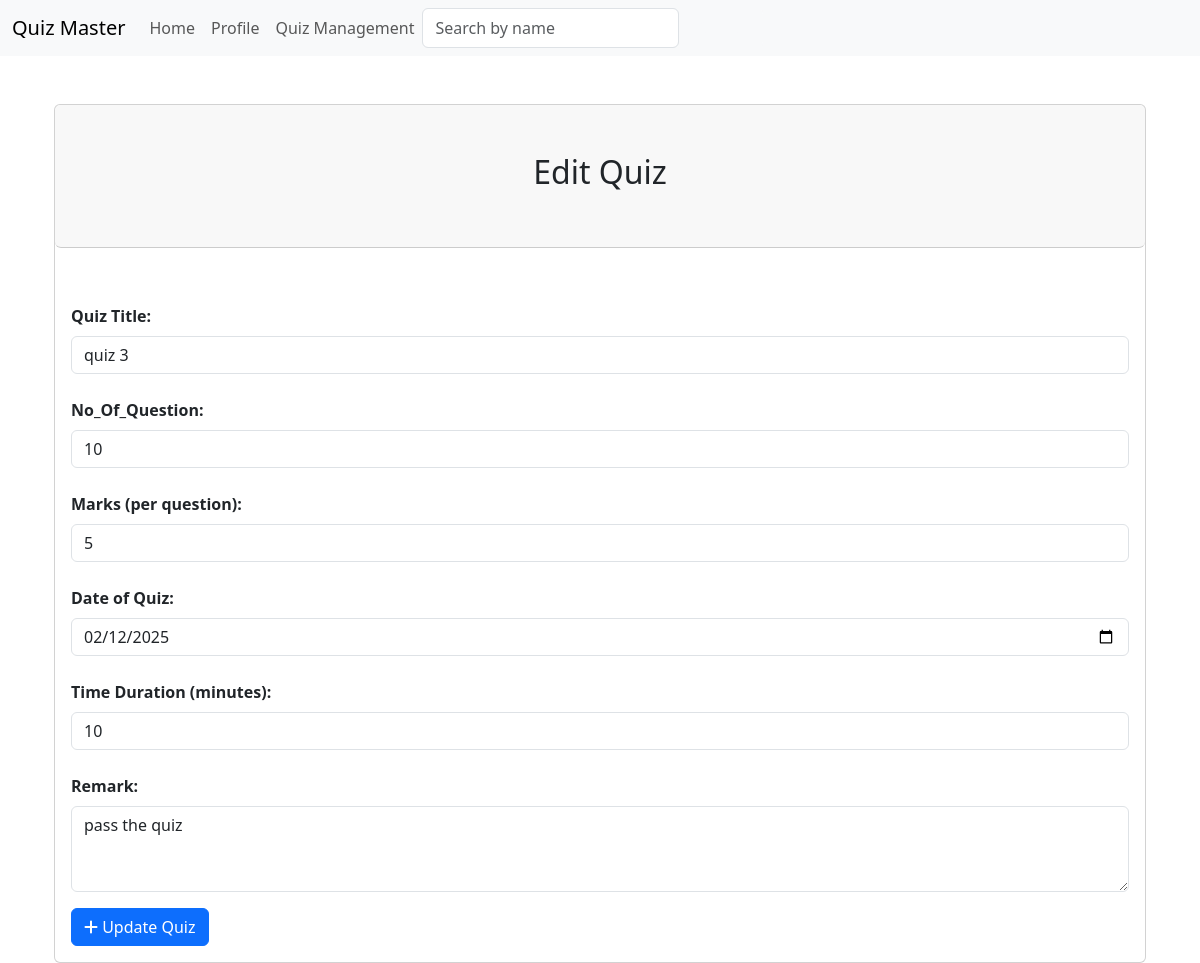
The page /quiz/2/edit (signed in) on the database as committed earlier.
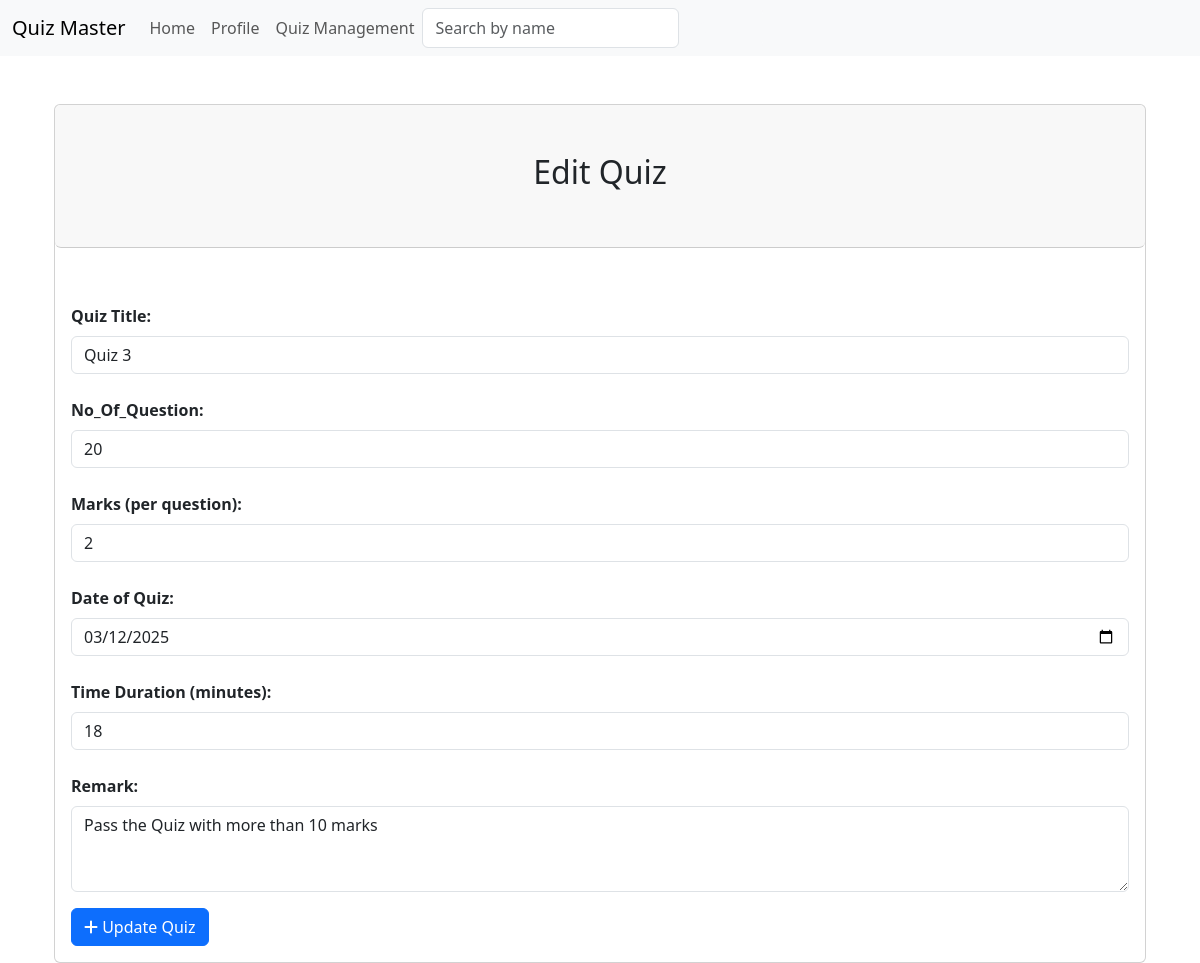
The same page on the database as committed later.
### models.py (models this page shows)
class Quiz(db.Model):
    id = db.Column(db.Integer, primary_key = True)
    name = db.Column(db.String(255), nullable = False)
    no_of_question = db.Column(db.Integer, nullable = False)
    marks = db.Column(db.Integer, nullable = False)
    date = db.Column(db.DateTime, default=datetime.utcnow)
    time = db.Column(db.Integer, default=int(datetime.utcnow().timestamp()))
    remark = db.Column(db.String(255))
    chapter_id = db.Column(db.Integer, db.ForeignKey('chapter.id'), nullable=False)
    questions = db.relationship('Question', backref='quiz', lazy=True)

### routes.py (the view)
@app.route('/quiz/<int:id>/edit')
@auth_requried
def edit_quiz(id):
    user = User.query.get(session['user_id'])
    quiz = Quiz.query.get_or_404(id)
    return render_template('edit_quiz.html', quiz=quiz, user=user)

### routes.py (called while the page is built)
def auth_requried(func):
    @wraps(func)
    def inner(*args, **kwargs):
        if 'user_id' in session:
            return func(*args, **kwargs)
        else:
            flash('You need to be logged in to access this page')
            return redirect(url_for('login'))
    return inner

### templates/edit_quiz.html
{% extends 'layout.html' %}
{% block content %}
<div class="container mt-5">
    <div class="card">
        <div class="card-header mb-3 bg p-5 rounded">
            <h2 class="text-center">Edit Quiz</h2>
        </div>
        <div class="card-body">
            <form method="post">
                <div class="form-group">
                    <label for="name" class="form-label mt-4 fw-semibold">Quiz Title:</label>
                    <input type="text" class="form-control" name="quiz_title" placeholder="Enter Quiz name"
                        value="{{quiz.name}}" required>
                </div>
                <div class="form-group">
                    <label for="no_of_question" class="form-label mt-4 fw-semibold">No_Of_Question:</label>
                    <input type="text" class="form-control" name="no_of_question" placeholder="Enter Number of Question"
                        value="{{quiz.no_of_question}}" required>
                </div>
                <div class="form-group">
                    <label for="marks" class="form-label mt-4 fw-semibold">Marks (per question):</label>
                    <input type="text" class="form-control" name="marks" placeholder="Enter Marks per Question"
                        value="{{quiz.marks}}" required>
                </div>
                <div class="form-group">
                    <label for="Date" class="form-label mt-4 fw-semibold">Date of Quiz:</label>
                    <input type="date" class="form-control" name="date" placeholder="Enter Date of Quiz"
                        value="{{quiz.date.strftime('%Y-%m-%d')}}" required>
                </div>
                <div class="form-group">
                    <label for="time" class="form-label mt-4 fw-semibold">Time Duration (minutes):</label>
                    <input type="number" class="form-control" name="time" min="1" max="60"
                        placeholder="Enter Time in Minutes" value="{{quiz.time}}" required>
                </div>
                <div class="form-group">
                    <label for="remark" class="form-label mt-4 fw-semibold">Remark:</label>
                    <textarea class="form-control" name="remark" rows="3"
                        placeholder="Remarks">{{quiz.remark}}</textarea>
                </div>
                <button type="submit" class="btn btn-primary btn-block mt-3">
                    <i class="fa fa-plus"></i>
                    Update Quiz</button>
            </form>
        </div>
    </div>
</div>
{% endblock %}

Rows that differ between the two databases and show on the page:
changed Quiz: quiz_title "quiz 3" → "Quiz 3"; no_of_question "10" → "20"; marks "5" → "2"; date "02/12/2025" → "03/12/2025"; time "10" → "18"; remark "pass the quiz" → "Pass the Quiz with more than 10 marks"
